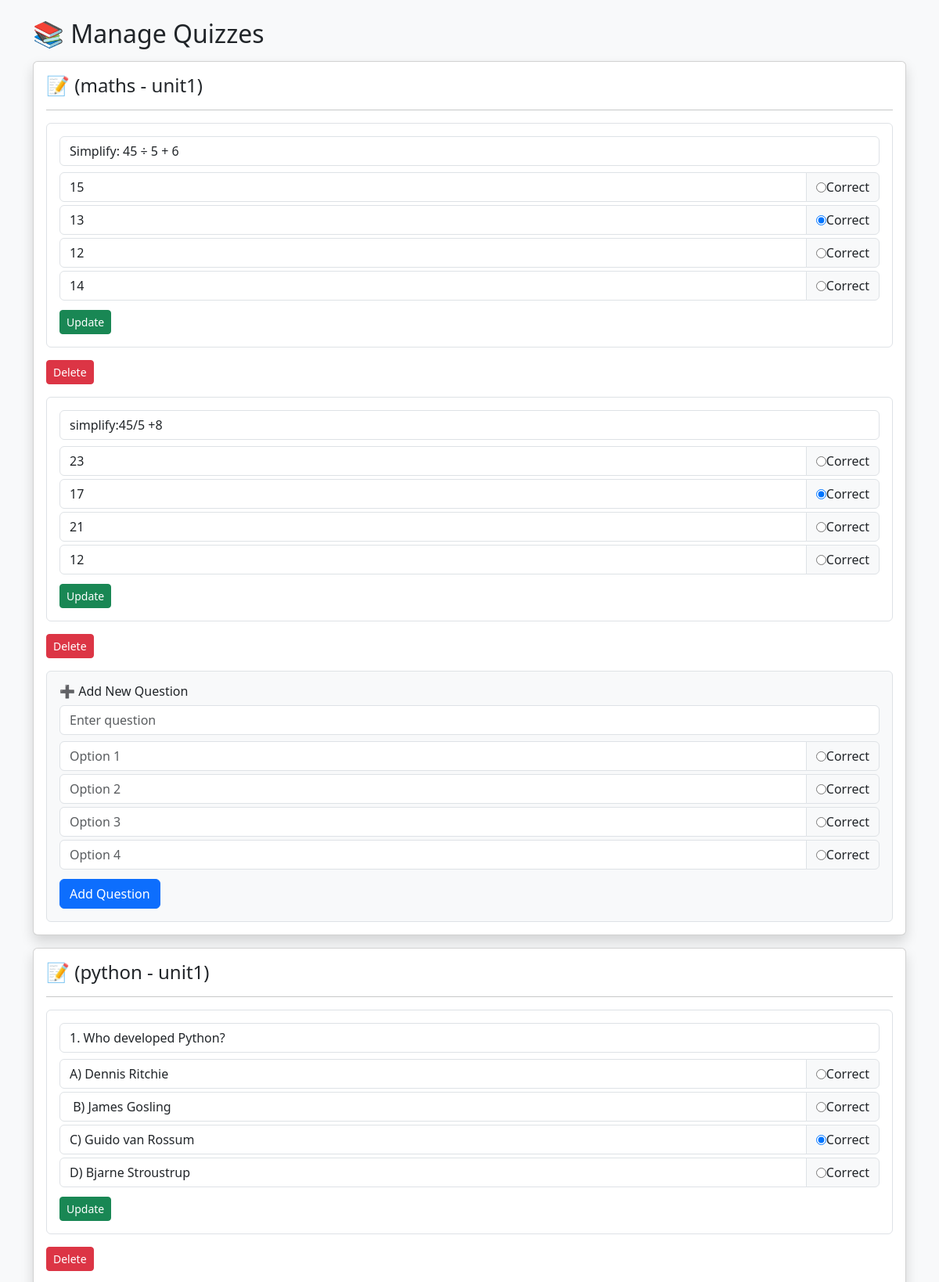
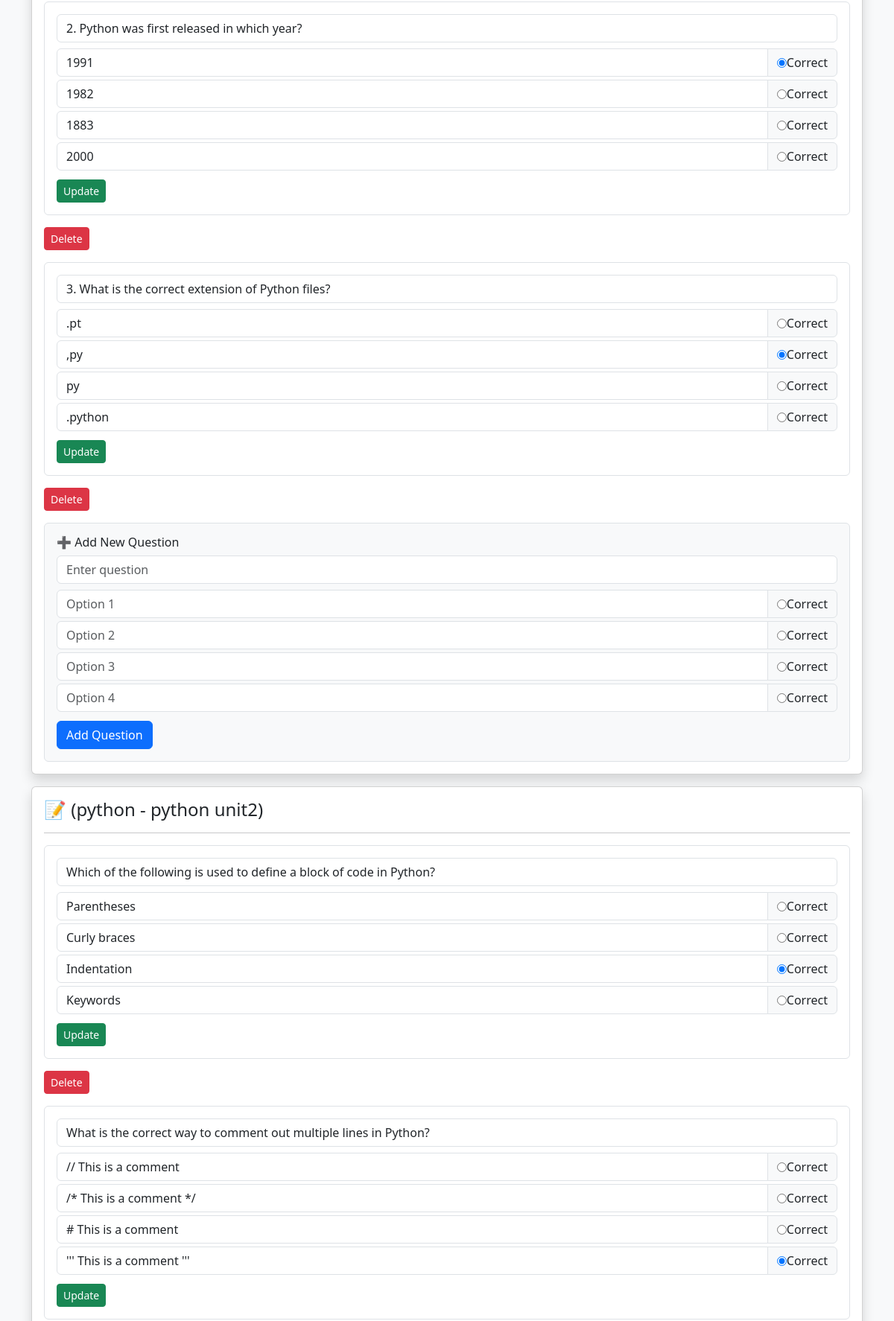
The app's page /admin/manage_quizzes (signed in, upper part) with its own data (2 pictures, top to bottom).
### controller/models.py (models this page shows)
class Quiz(db.Model):
    __tablename__ = "quizzes"
    id = db.Column(db.Integer, primary_key=True)
    subject = db.Column(db.String(100), nullable=False)
    chapter = db.Column(db.String(100), nullable=False)
    date = db.Column(db.Date, nullable=False)          # quiz date
    duration = db.Column(db.Integer, nullable=False)  # minutes
    created_at = db.Column(db.DateTime, default=datetime.utcnow)
    questions = db.relationship("Question", backref="quiz", cascade="all, delete-orphan")

class Question(db.Model):
    __tablename__ = "questions"
    id = db.Column(db.Integer, primary_key=True)
    quiz_id = db.Column(db.Integer, db.ForeignKey("quizzes.id"), nullable=False)
    text = db.Column(db.String(300), nullable=False)
    options = db.relationship("Option", backref="question", cascade="all, delete-orphan")

class Option(db.Model):
    __tablename__ = "options"
    id = db.Column(db.Integer, primary_key=True)
    question_id = db.Column(db.Integer, db.ForeignKey("questions.id"), nullable=False)
    text = db.Column(db.String(200), nullable=False)
    is_correct = db.Column(db.Boolean, default=False)

### main.py (the view)
@app.route("/admin/manage_quizzes")
@staff_or_admin_required
def manage_quizzes():
    quizzes = Quiz.query.all()
    return render_template("manage_quizzes.html", quizzes=quizzes)

### main.py (called while the page is built)
def staff_or_admin_required(fn):
    @wraps(fn)
    def wrapper(*args, **kwargs):
        if session.get("role") not in ["staff", "admin"]:
            return redirect(url_for("login"))
        return fn(*args, **kwargs)
    return wrapper

### templates/manage_quizzes.html (shortened to what this page needs)
<!DOCTYPE html>
<html>
<head>
<link href="https://cdn.jsdelivr.net/npm/bootstrap@5.3.2/dist/css/bootstrap.min.css" rel="stylesheet">
</head>
<body class="bg-light">
<div class="container mt-4">
<h2>📚 Manage Quizzes</h2>
{% for quiz in quizzes %}
<div class="card my-3 shadow">
<div class="card-body">
<h4>📝 {{ quiz.title }} ({{ quiz.subject }} - {{ quiz.chapter }})</h4>
<hr>
{% for q in quiz.questions %}
<form method="post" action="{{ url_for('update_question', question_id=q.id) }}" class="mb-3 border p-3 rounded">
    <input type="text" name="question" value="{{ q.text }}" class="form-control mb-2" required>
    {% for opt in q.options %}
    <div class="input-group mb-1">
        <input type="text" name="opt{{ loop.index0 }}" value="{{ opt.text }}" class="form-control" required>
        <span class="input-group-text">
            <input type="radio" name="correct" value="{{ loop.index0 }}"
                   {% if opt.is_correct %}checked{% endif %}>
            Correct
        </span>
    </div>
    {% endfor %}
    <button class="btn btn-sm btn-success mt-2">Update</button>
</form>
<form method="post" action="{{ url_for('delete_question', question_id=q.id) }}">
    <button class="btn btn-sm btn-danger mb-3"
            onclick="return confirm('Delete this question?')">Delete</button>
</form>
{% endfor %}
<form method="post" action="{{ url_for('add_question', quiz_id=quiz.id) }}" class="border p-3 rounded bg-light">
<h6>➕ Add New Question</h6>
<input type="text" name="question" class="form-control mb-2" placeholder="Enter question" required>
{% for i in range(4) %}
<div class="input-group mb-1">
    <input type="text" name="opt{{ i }}" class="form-control" placeholder="Option {{ i+1 }}" required>
    <span class="input-group-text">
        <input type="radio" name="correct" value="{{ i }}" required>
        Correct
    </span>
</div>
{% endfor %}
<button class="btn btn-primary mt-2">Add Question</button>
</form>
</div>
</div>
{% endfor %}
</div>
</body>
</html>

### records on screen
Quiz: subject "maths", chapter "unit1"
Question: question "Simplify: 45 ÷ 5 + 6"
Option: text "15"
Option: text "13", is_correct "☑"
Option: text "12"
Option: text "14"
Question: question "simplify:45/5 +8"
Option: text "23"
Option: text "17", is_correct "☑"
Option: text "21"
Option: text "12"
Quiz: subject "python", chapter "unit1"
Question: question "1. Who developed Python?"
Option: text "A) Dennis Ritchie"
Option: text "B) James Gosling"
Option: text "C) Guido van Rossum", is_correct "☑"
Option: text "D) Bjarne Stroustrup"
Question: question "2. Python was first released in which year?"
Option: text "1991", is_correct "☑"
Option: text "1982"
Option: text "1883"
Option: text "2000"
Question: question "3. What is the correct extension of Python files?"
Option: text ".pt"
Option: text ",py", is_correct "☑"
Option: text "py"
Option: text ".python"
Quiz: subject "python", chapter "python unit2"
Question: question "Which of the following is used to define a block of code in Python?"
Option: text "Parentheses"
Option: text "Curly braces"
Option: text "Indentation", is_correct "☑"
Option: text "Keywords"
Question: question "What is the correct way to comment out multiple lines in Python?"
Option: text "// This is a comment"
Option: text "/* This is a comment */"
Option: text "# This is a comment"
Option: text "''' This is a comment '''", is_correct "☑"
